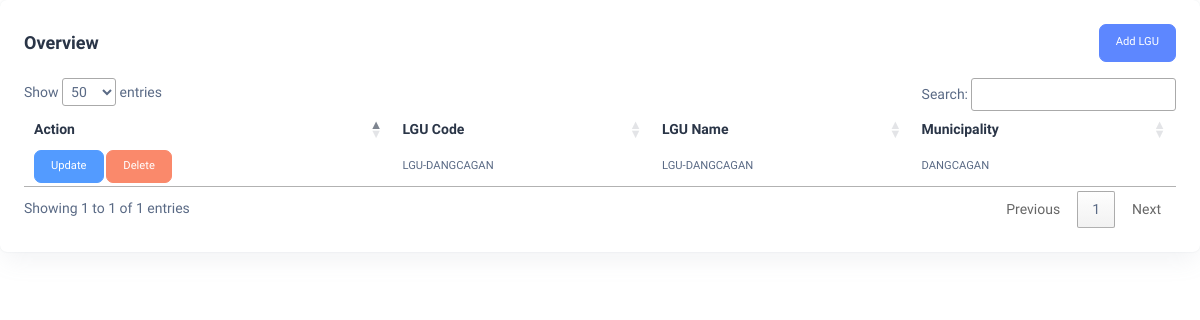
The page /dashboard/lgu.php (signed in) on the database its author committed.
### tables this page shows
CREATE TABLE `bd_lgu` (
  `id` int(11) NOT NULL,
  `lgu_code` varchar(100) NOT NULL,
  `lgu_name` varchar(100) NOT NULL,
  `municipality_id` int(11) NOT NULL
);

CREATE TABLE `bd_municipality` (
  `id` int(11) NOT NULL,
  `municipality_name` varchar(100) NOT NULL,
  `address` varchar(100) NOT NULL
);

### db/conn.php (called while the page is built)
<?php
    class DBConnection {
        private $host = "localhost";
        private $user = "root";
        private $pass = "";
        private $db = "one_centro";
        protected function connect() {
            try {
                $dsn = 'mysql: host=' . $this->host . ';dbname=' . $this->db;
                $pdo = new PDO($dsn, $this->user, $this->pass);
                $pdo->setAttribute(PDO::ATTR_ERRMODE, PDO::ERRMODE_EXCEPTION);
                return $pdo;
            } catch(PDOException $e) {
                print_r($e);
            }
        }
    }
?>

### models/lgu-facade.php (called while the page is built, shortened)
<?php
class LGUFacade extends DBConnection
{
    public function fetchLGU()
    {
        $sql = $this->connect()->prepare("SELECT * FROM bd_lgu ORDER BY lgu_name");
        $sql->execute();
        return $sql;
    }
}

### models/municipalities-facade.php (called while the page is built, shortened)
<?php
class MunicipalitiesFacade extends DBConnection
{
    public function fetchMunicipalityById($municipalityId)
    {
        $sql = $this->connect()->prepare("SELECT * FROM bd_municipality WHERE id = ?");
        $sql->execute([$municipalityId]);
        return $sql;
    }
}

### dashboard/lgu.php (shortened to what this page needs)
<?php
include realpath(__DIR__ . '/../includes/layout/dashboard-header.php');
include realpath(__DIR__ . '/../models/municipalities-facade.php');
include realpath(__DIR__ . '/../models/lgu-facade.php');
$municipalitiesFacade = new MunicipalitiesFacade;
$LGUFacade = new LGUFacade;
?>
<div class="content-wrapper">
    <div class="card w-100">
        <div class="card-body p-4">
            <div class="d-flex justify-content-between">
                <h5 class="card-title fw-semibold my-2">Overview</h5>
                <button type="button" class="btn btn-primary" data-bs-toggle="modal" data-bs-target="#addLGUModal">Add LGU</button>
            </div>
            <div class="py-2">
            </div>
            <div class="table-responsive">
                <table class="table data-table text-nowrap mb-0 align-middle">
                    <thead class="text-dark fs-4">
                        <tr>
                            <th class="border-bottom-0">
                                <h6 class="fw-semibold mb-0">Action</h6>
                            </th>
                            <th class="border-bottom-0">
                                <h6 class="fw-semibold mb-0">LGU Code</h6>
                            </th>
                            <th class="border-bottom-0">
                                <h6 class="fw-semibold mb-0">LGU Name</h6>
                            </th>
                            <th class="border-bottom-0">
                                <h6 class="fw-semibold mb-0">Municipality</h6>
                            </th>
                        </tr>
                    </thead>
                    <tbody>
                        <?php
                        $fetchLGU = $LGUFacade->fetchLGU();
                        while ($row = $fetchLGU->fetch(PDO::FETCH_ASSOC)) { ?>
                            <tr>
                                <td class="border-bottom-0">
                                    <a href="lgu?is_updated=<?= $row["id"] ?>" class="btn btn-info">Update</a>
                                    <a href="delete-lgu?lgu_id=<?= $row["id"] ?>" class="btn btn-danger" onclick="return confirm('Are you sure you want to delete this municipality?');">Delete</a>
                                </td>
                                <td class="border-bottom-0">
                                    <p class="mb-0 fw-normal"><?= $row["lgu_code"] ?></p>
                                </td>
                                <td class="border-bottom-0">
                                    <p class="mb-0 fw-normal"><?= $row["lgu_name"] ?></p>
                                </td>
                                <td class="border-bottom-0">
                                    <?php
                                    $municipalityId = $row["municipality_id"];
                                    $fetchMunicipalityById = $municipalitiesFacade->fetchMunicipalityById($municipalityId);
                                    while ($municipality =  $fetchMunicipalityById->fetch(PDO::FETCH_ASSOC)) { ?>
                                        <p class="mb-0 fw-normal"><?= $municipality["municipality_name"] ?></p>
                                    <?php }
                                    ?>
                                </td>
                            </tr>
                        <?php } ?>
                    </tbody>
                </table>
            </div>
        </div>
    </div>
</div>
<?php include realpath(__DIR__ . '/../includes/layout/dashboard-footer.php') ?>

### rows shown on the page
bd_lgu: lgu_code "LGU-DANGCAGAN", lgu_name "LGU-DANGCAGAN"
bd_municipality: municipality_name "DANGCAGAN"
